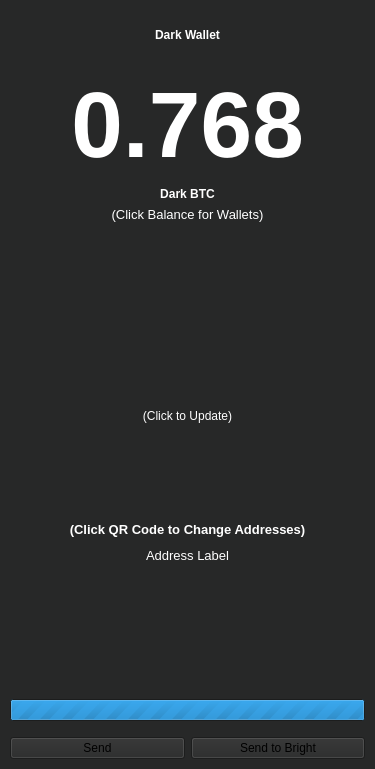
<?xml version="1.0" encoding="UTF-8"?>
<ui version="4.0">
 <class>DarkWallet</class>
 <widget class="QWidget" name="DarkWallet">
  <property name="geometry">
   <rect>
    <x>0</x>
    <y>0</y>
    <width>375</width>
    <height>769</height>
   </rect>
  </property>
  <property name="windowTitle">
   <string>Form</string>
  </property>
  <property name="styleSheet">
   <string notr="true">background-color: #272828;</string>
  </property>
  <layout class="QVBoxLayout" name="verticalLayout_2">
   <property name="leftMargin">
    <number>10</number>
   </property>
   <property name="topMargin">
    <number>0</number>
   </property>
   <property name="rightMargin">
    <number>10</number>
   </property>
   <property name="bottomMargin">
    <number>0</number>
   </property>
   <item>
    <layout class="QHBoxLayout" name="horizontalLayout">
     <property name="topMargin">
      <number>0</number>
     </property>
     <item>
      <widget class="QPushButton" name="closeWindowButton">
       <property name="text">
        <string/>
       </property>
       <property name="icon">
        <iconset resource="resources.qrc">
         <normaloff>:/white_back</normaloff>:/white_back</iconset>
       </property>
       <property name="flat">
        <bool>true</bool>
       </property>
      </widget>
     </item>
     <item>
      <spacer name="horizontalSpacer">
       <property name="orientation">
        <enum>Qt::Horizontal</enum>
       </property>
       <property name="sizeHint" stdset="0">
        <size>
         <width>40</width>
         <height>20</height>
        </size>
       </property>
      </spacer>
     </item>
    </layout>
   </item>
   <item>
    <widget class="QLabel" name="label">
     <property name="font">
      <font>
       <weight>75</weight>
       <bold>true</bold>
      </font>
     </property>
     <property name="styleSheet">
      <string notr="true">color: white;</string>
     </property>
     <property name="text">
      <string>Dark Wallet</string>
     </property>
     <property name="alignment">
      <set>Qt::AlignCenter</set>
     </property>
    </widget>
   </item>
   <item>
    <spacer name="verticalSpacer_2">
     <property name="orientation">
      <enum>Qt::Vertical</enum>
     </property>
     <property name="sizeType">
      <enum>QSizePolicy::Fixed</enum>
     </property>
     <property name="sizeHint" stdset="0">
      <size>
       <width>20</width>
       <height>20</height>
      </size>
     </property>
    </spacer>
   </item>
   <item>
    <widget class="QPushButton" name="balancePushButton">
     <property name="font">
      <font>
       <pointsize>70</pointsize>
       <weight>75</weight>
       <bold>true</bold>
      </font>
     </property>
     <property name="styleSheet">
      <string notr="true">color:white;</string>
     </property>
     <property name="text">
      <string>0.768</string>
     </property>
     <property name="flat">
      <bool>true</bool>
     </property>
    </widget>
   </item>
   <item>
    <widget class="QLabel" name="label_2">
     <property name="font">
      <font>
       <weight>75</weight>
       <bold>true</bold>
      </font>
     </property>
     <property name="styleSheet">
      <string notr="true">color: white;</string>
     </property>
     <property name="text">
      <string>Dark BTC</string>
     </property>
     <property name="alignment">
      <set>Qt::AlignCenter</set>
     </property>
    </widget>
   </item>
   <item>
    <widget class="QLabel" name="label_3">
     <property name="font">
      <font>
       <pointsize>10</pointsize>
       <weight>50</weight>
       <bold>false</bold>
      </font>
     </property>
     <property name="styleSheet">
      <string notr="true">color:white;</string>
     </property>
     <property name="text">
      <string>(Click Balance for Wallets)</string>
     </property>
     <property name="alignment">
      <set>Qt::AlignCenter</set>
     </property>
    </widget>
   </item>
   <item>
    <spacer name="verticalSpacer_4">
     <property name="orientation">
      <enum>Qt::Vertical</enum>
     </property>
     <property name="sizeType">
      <enum>QSizePolicy::Fixed</enum>
     </property>
     <property name="sizeHint" stdset="0">
      <size>
       <width>20</width>
       <height>10</height>
      </size>
     </property>
    </spacer>
   </item>
   <item>
    <layout class="QHBoxLayout" name="horizontalLayout_3">
     <property name="topMargin">
      <number>0</number>
     </property>
     <item>
      <widget class="QPushButton" name="refreshWalletButton">
       <property name="sizePolicy">
        <sizepolicy hsizetype="Fixed" vsizetype="Fixed">
         <horstretch>0</horstretch>
         <verstretch>0</verstretch>
        </sizepolicy>
       </property>
       <property name="maximumSize">
        <size>
         <width>25</width>
         <height>25</height>
        </size>
       </property>
       <property name="text">
        <string/>
       </property>
       <property name="icon">
        <iconset resource="resources.qrc">
         <normaloff>:/white_refresh</normaloff>:/white_refresh</iconset>
       </property>
       <property name="iconSize">
        <size>
         <width>25</width>
         <height>25</height>
        </size>
       </property>
       <property name="flat">
        <bool>true</bool>
       </property>
      </widget>
     </item>
    </layout>
   </item>
   <item>
    <spacer name="verticalSpacer_7">
     <property name="orientation">
      <enum>Qt::Vertical</enum>
     </property>
     <property name="sizeType">
      <enum>QSizePolicy::Fixed</enum>
     </property>
     <property name="sizeHint" stdset="0">
      <size>
       <width>20</width>
       <height>40</height>
      </size>
     </property>
    </spacer>
   </item>
   <item>
    <layout class="QHBoxLayout" name="horizontalLayout_5">
     <property name="topMargin">
      <number>10</number>
     </property>
     <item>
      <spacer name="horizontalSpacer_6">
       <property name="orientation">
        <enum>Qt::Horizontal</enum>
       </property>
       <property name="sizeType">
        <enum>QSizePolicy::Fixed</enum>
       </property>
       <property name="sizeHint" stdset="0">
        <size>
         <width>40</width>
         <height>20</height>
        </size>
       </property>
      </spacer>
     </item>
     <item>
      <widget class="QPushButton" name="qrPushButton">
       <property name="minimumSize">
        <size>
         <width>200</width>
         <height>200</height>
        </size>
       </property>
       <property name="autoFillBackground">
        <bool>false</bool>
       </property>
       <property name="styleSheet">
        <string notr="true">color:white;</string>
       </property>
       <property name="text">
        <string>(Click to Update)</string>
       </property>
       <property name="flat">
        <bool>true</bool>
       </property>
      </widget>
     </item>
     <item>
      <spacer name="horizontalSpacer_7">
       <property name="orientation">
        <enum>Qt::Horizontal</enum>
       </property>
       <property name="sizeType">
        <enum>QSizePolicy::Fixed</enum>
       </property>
       <property name="sizeHint" stdset="0">
        <size>
         <width>40</width>
         <height>20</height>
        </size>
       </property>
      </spacer>
     </item>
    </layout>
   </item>
   <item>
    <widget class="QLabel" name="label_8">
     <property name="font">
      <font>
       <pointsize>10</pointsize>
       <weight>75</weight>
       <bold>true</bold>
      </font>
     </property>
     <property name="styleSheet">
      <string notr="true">color:white;</string>
     </property>
     <property name="text">
      <string>(Click QR Code to Change Addresses)</string>
     </property>
     <property name="alignment">
      <set>Qt::AlignCenter</set>
     </property>
    </widget>
   </item>
   <item>
    <spacer name="verticalSpacer_8">
     <property name="orientation">
      <enum>Qt::Vertical</enum>
     </property>
     <property name="sizeType">
      <enum>QSizePolicy::Fixed</enum>
     </property>
     <property name="sizeHint" stdset="0">
      <size>
       <width>20</width>
       <height>5</height>
      </size>
     </property>
    </spacer>
   </item>
   <item>
    <widget class="QLabel" name="addressLabel">
     <property name="font">
      <font>
       <pointsize>10</pointsize>
      </font>
     </property>
     <property name="styleSheet">
      <string notr="true">color:white;</string>
     </property>
     <property name="text">
      <string>Address Label</string>
     </property>
     <property name="alignment">
      <set>Qt::AlignCenter</set>
     </property>
    </widget>
   </item>
   <item>
    <widget class="QLabel" name="emailLabel">
     <property name="font">
      <font>
       <pointsize>10</pointsize>
      </font>
     </property>
     <property name="styleSheet">
      <string notr="true">color:white;</string>
     </property>
     <property name="text">
      <string/>
     </property>
     <property name="alignment">
      <set>Qt::AlignCenter</set>
     </property>
    </widget>
   </item>
   <item>
    <spacer name="verticalSpacer">
     <property name="orientation">
      <enum>Qt::Vertical</enum>
     </property>
     <property name="sizeHint" stdset="0">
      <size>
       <width>20</width>
       <height>100</height>
      </size>
     </property>
    </spacer>
   </item>
   <item>
    <widget class="QProgressBar" name="progressBar">
     <property name="maximum">
      <number>0</number>
     </property>
     <property name="value">
      <number>-1</number>
     </property>
    </widget>
   </item>
   <item>
    <layout class="QHBoxLayout" name="horizontalLayout_2">
     <property name="topMargin">
      <number>10</number>
     </property>
     <item>
      <widget class="QPushButton" name="sendButton">
       <property name="autoFillBackground">
        <bool>false</bool>
       </property>
       <property name="text">
        <string>Send</string>
       </property>
      </widget>
     </item>
     <item>
      <widget class="QPushButton" name="withdrawToBrightWalletButton">
       <property name="autoFillBackground">
        <bool>false</bool>
       </property>
       <property name="text">
        <string>Send to Bright</string>
       </property>
      </widget>
     </item>
    </layout>
   </item>
   <item>
    <spacer name="verticalSpacer_3">
     <property name="orientation">
      <enum>Qt::Vertical</enum>
     </property>
     <property name="sizeType">
      <enum>QSizePolicy::Fixed</enum>
     </property>
     <property name="sizeHint" stdset="0">
      <size>
       <width>20</width>
       <height>10</height>
      </size>
     </property>
    </spacer>
   </item>
  </layout>
 </widget>
 <resources>
  <include location="resources.qrc"/>
 </resources>
 <connections/>
</ui>
